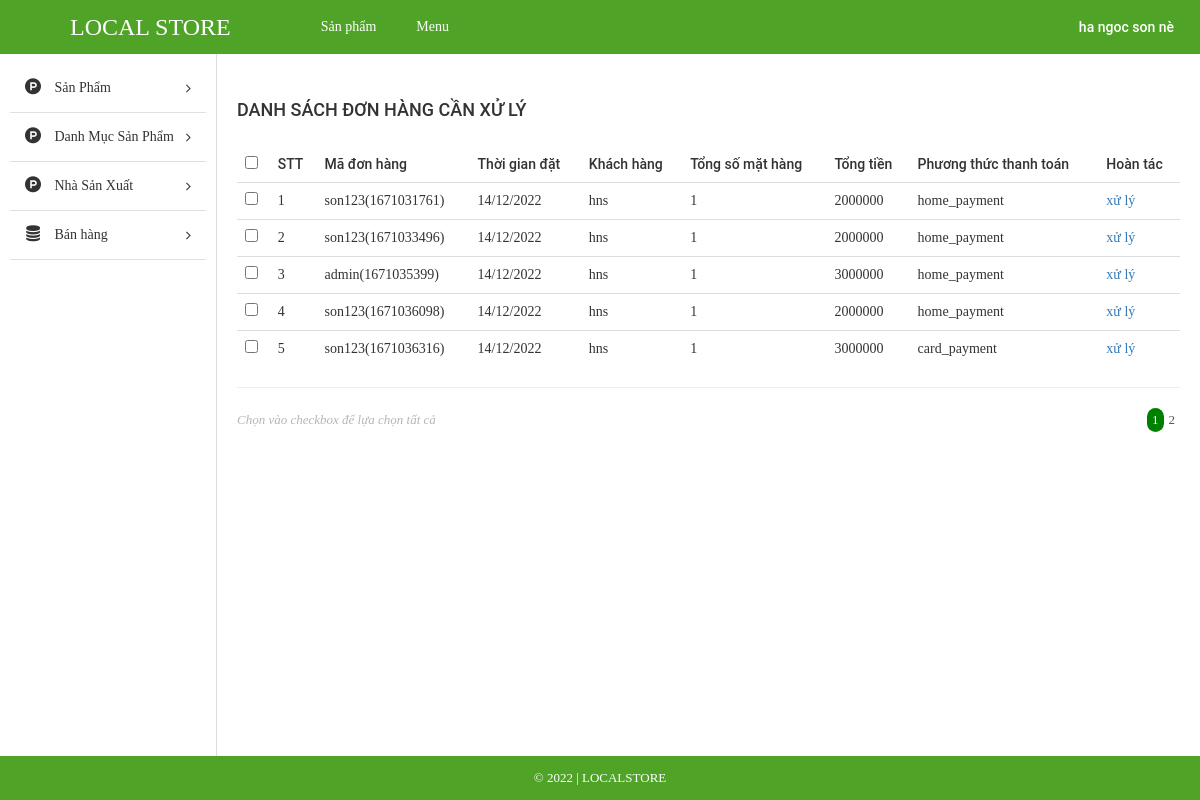
The page /admin/index.php?modules=orders&controllers=index&action=listNo (signed in) on the database its author committed.
### tables this page shows
CREATE TABLE `tbl_order` (
  `id` int(11) NOT NULL,
  `custom_id` int(11) NOT NULL,
  `total_price` float NOT NULL,
  `total_num_product` int(11) NOT NULL,
  `create_date` varchar(255) NOT NULL,
  `note` text NOT NULL,
  `payment_method` varchar(255) NOT NULL,
  `status` enum('Thành công','Chờ xác nhận','Hủy','') NOT NULL,
  `id_cart` int(11) NOT NULL,
  `time` varchar(255) NOT NULL,
  `code` varchar(255) NOT NULL,
  `date_confirm` varchar(255) NOT NULL
);

### admin/libraries/database.php (called while the page is built, shortened)
<?php
function db_query($query_string) {
    global $conn;
    $result = mysqli_query($conn, $query_string);
    return $result;
}
function db_fetch_row($query_string) {
    $mysqli_result = db_query($query_string);
    $result = mysqli_fetch_assoc($mysqli_result);
    return $result;
}
function db_fetch_array($query_string) {
    $result = array();
    $mysqli_result = db_query($query_string);
    while ($row = mysqli_fetch_assoc($mysqli_result)) {
        $result[] = $row;
    }
    return $result;
}

### admin/modules/orders/models/indexModel.php (called while the page is built, shortened)
<?php
function getAllOrderNo(){
	return db_fetch_array("SELECT * FROM `tbl_order` WHERE `status` ='Chờ xác nhận'");
}
function getNameCus($id){
	$data = db_fetch_row("SELECT * FROM `tbl_customer` WHERE `id` = '$id'");
	return $data['fullname'];
}
 ?>

### admin/modules/orders/controllers/indexController.php (called while the page is built, shortened)
<?php
function listNoAction() {
	$data_tmp = getAllOrderNo();
	foreach ($data_tmp as $key => $value) {
		$data_tmp[$key]['fullname'] = getNameCus($data_tmp[$key]['custom_id']);
	}
	if(!empty($_GET['page'])){
		$page = $_GET['page'];
	}else{
		$page =1;
	}
	$numProduct = count($data_tmp);
	$productOnPage = 5;
	$num = ceil($numProduct/$productOnPage);
	$start = ($page - 1) * $productOnPage;
	$res =[];
	for ($i=$start; $i < $start+$productOnPage; $i++) {
		if(isset($data_tmp[$i]))
        $res[] = $data_tmp[$i];
	};
	$data = [$res, $num, $page];
	load_view('listNo',$data);
}
?>

### admin/core/router.php (called while the page is built, shortened)
<?php
$action_name = get_action().'Action';
call_function(array('construct', $action_name));

### admin/core/appload.php (called while the page is built, shortened)
<?php
require CONFIGPATH . DIRECTORY_SEPARATOR . 'database.php';
require LIBPATH . DIRECTORY_SEPARATOR . 'database.php';
require COREPATH . DIRECTORY_SEPARATOR . 'base.php';
require COREPATH . DIRECTORY_SEPARATOR . 'router.php';

### admin/index.php (called while the page is built, shortened)
<?php
require COREPATH.DIRECTORY_SEPARATOR.'appload.php';

### admin/modules/orders/views/listNoView.php (the view, shortened to what this page needs)
<div id="main-content-wp" class="list-product-page">
    <div class="wrap clearfix">
        <div id="content" class="fl-right">
            <div class="section" id="title-page">
                <div class="clearfix">
                    <h3 id="index" class="fl-left">Danh sách đơn hàng cần xử lý</h3>
                </div>
            </div>
            <div class="section" id="detail-page">
                <div class="section-detail">
                    <div class="table-responsive">
                        <table class="table list-table-wp">
                            <thead>
                                <tr>
                                    <td><input type="checkbox" name="checkAll" id="checkAll"></td>
                                    <td><span class="thead-text">STT</span></td>
                                    <td><span class="thead-text">Mã đơn hàng</span></td>
                                    <td><span class="thead-text">Thời gian đặt</span></td>
                                    <td><span class="thead-text">Khách hàng</span></td>
                                    <td><span class="thead-text">Tổng số mặt hàng</span></td>
                                    <td><span class="thead-text">Tổng tiền</span></td>
                                    <td><span class="thead-text">Phương thức thanh toán</span></td>
                                    <td><span class="thead-text">Hoàn tác</span></td>
                                </tr>
                            </thead>
                            <tbody>
                                <?php if(!empty($data['0'])) foreach ($data['0'] as $key => $value) {?>
                                <tr>
                                    <td><input type="checkbox" name="checkItem" class="checkItem"></td>
                                    <td><span class="tbody-text"><?php echo ($key +1); ?></span></td>
                                    <td><span class="tbody-text"><?php  echo $value['code']; ?></span></td>
                                    <td><span class="tbody-text"><?php  echo $value['create_date']; ?></span></td>
                                    <td><span class="tbody-text"><?php  echo $value['fullname']; ?></span></td>
                                    <td><span class="tbody-text"><?php  echo $value['total_num_product']; ?></span></td>
                                    <td><span class="tbody-text"><?php  echo $value['total_price']; ?></h3></span>
                                    <td><span class="tbody-text"><?php  echo $value['payment_method']; ?></span></td>
                                    <td><span class="tbody-text"><a href="?modules=orders&controllers=index&action=detail&id_order=<?php echo $value['id']; ?>">xử lý</a></span></td>
                                </tr>
                                <?php }; ?>
                            </tbody>
                        </table>
                        <hr>
                    </div>
                </div>
            </div>
            <div class="section" id="paging-wp">
                <div class="section-detail clearfix">
                    <p id="desc" class="fl-left">Chọn vào checkbox để lựa chọn tất cả</p>
                    <ul id="list-paging" class="fl-right">
                        <?php for ($i=1; $i <= $data['1'] ; $i++) { ?>
                        <li>
                            <a <?php if($i == $data['2']) echo 'style="background-color: green;color:white; border-radius:300px;"';  ?>  href="?modules=products&controllers=index&action=list&page=<?php echo $i; ?>" title=""><?php echo $i; ?></a>
                        </li>
                        <?php }; ?>
                    </ul>
                </div>
            </div>
        </div>
    </div>
</div>

### admin/core/base.php (shortened to what this page needs)
<?php
function get_module() {
    global $config;
    $module = isset($_GET['modules']) ? $_GET['modules'] : $config['default_module'];
    return $module;
}
function call_function($list_function = array()) {
    if (is_array($list_function)) {
        foreach ($list_function as $f) {
            if (function_exists($f())) {
                $f();
            }
        }
    }
}
function load_view($name, $data_send = array()) {
    $data = $data_send;
    $path = MODULESPATH . DIRECTORY_SEPARATOR . get_module() . DIRECTORY_SEPARATOR . 'views' . DIRECTORY_SEPARATOR . $name . 'View.php';
    if (file_exists($path)) {
        require $path;
    } else {
        echo "Không tìm thấy {$path}";
    }
}
function get_header($name = '') {
    global $data;
    if (empty($name)) {
        $name = 'header';
    } else {
        $name = "header-{$name}";
    }
    $path = LAYOUTPATH . DIRECTORY_SEPARATOR . $name . '.php';
    if (file_exists($path)) {
        if (is_array($data)) {
            foreach ($data as $key => $a) {
                $$key = $a;
            }
        }
        require $path;
    } else {
        echo "Không tìm thấy {$path}";
    }
}
function get_footer($name = '') {
    global $data;
    if (empty($name)) {
        $name = 'footer';
    } else {
        $name = "footer-{$name}";
    }
    $path = LAYOUTPATH . DIRECTORY_SEPARATOR . $name . '.php';
    if (file_exists($path)) {
        if (is_array($data)) {
            foreach ($data as $key => $a) {
                $$key = $a;
            }
        }
        require $path;
    } else {
        echo "Không tìm thấy {$path}";
    }
}
function get_sidebar($name = '') {
    global $data;
    if (empty($name)) {
        $name = 'sidebar';
    } else {
        $name = "sidebar-{$name}";
    }
    $path = LAYOUTPATH . DIRECTORY_SEPARATOR . $name . '.php';
    if (file_exists($path)) {
        if (is_array($data)) {
            foreach ($data as $key => $a) {
                $$key = $a;
            }
        }
        require $path;
    } else {
        echo "Không tìm thấy {$path}";
    }
}
?>

### admin/public/css/import/global.css (style rules this page uses)
body { font-family: "Roboto Regular"; font-size: 14px; line-height: 24px; color: #333; }
.fl-left { float: left; }
.fl-right { float: right; }
ul li { list-style: none!important; }
a { text-decoration: none!important; }

### admin/public/css/import/list_post.css (style rules this page uses)
#content { width: 82%; border-left: 1px solid #ddd; padding: 20px; }
#index { font-family: 'Roboto Medium'; font-weight: normal; text-transform: uppercase; font-size: 18px; padding: 24px 0px; }
.list-table-wp thead tr td { font-family: 'Roboto Medium'; font-weight: normal; }
#paging-wp #desc { font-size: 13px; color: #b5b5b5; font-style: italic; }
#list-paging li { float: left; }
#list-paging li a { display: inline-block; color: #555; font-size: 13px; padding: 0px 5px; }

### admin/public/css/import/detail_order.css (style rules this page uses)
.table { margin-bottom: 0!important; }

### rows shown on the page
tbl_order: code "son123(1671031761)", create_date "14/12/2022", fullname "hns", total_num_product "1", total_price "2000000", payment_method "home_payment"
tbl_order: code "son123(1671033496)", create_date "14/12/2022", fullname "hns", total_num_product "1", total_price "2000000", payment_method "home_payment"
tbl_order: code "admin(1671035399)", create_date "14/12/2022", fullname "hns", total_num_product "1", total_price "3000000", payment_method "home_payment"
tbl_order: code "son123(1671036098)", create_date "14/12/2022", fullname "hns", total_num_product "1", total_price "2000000", payment_method "home_payment"
tbl_order: code "son123(1671036316)", create_date "14/12/2022", fullname "hns", total_num_product "1", total_price "3000000", payment_method "card_payment"
